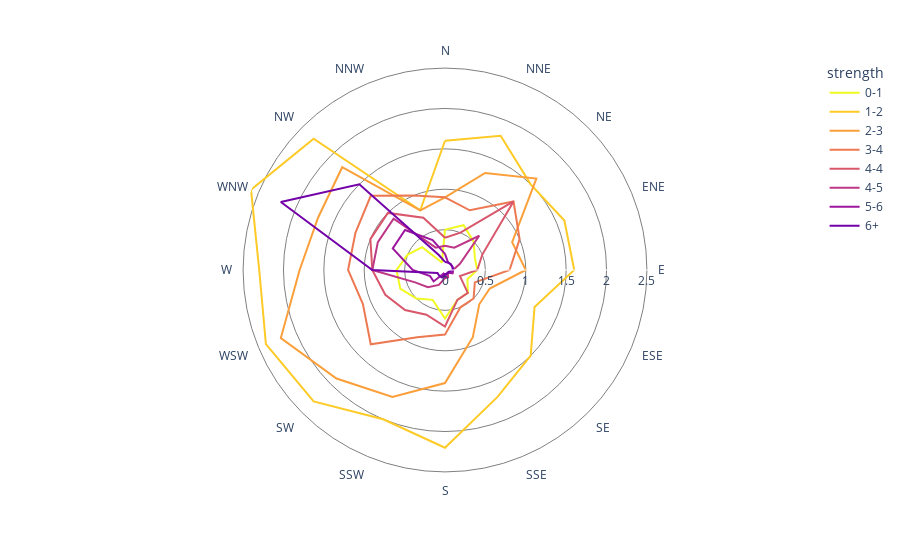

Notebook code for this chart:
### Code cell
# Plotly example:
import plotly.express as px

df = px.data.wind()
fig = px.line_polar(
    df, r="frequency", theta="direction", color="strength", line_close=True,
    color_discrete_sequence=px.colors.sequential.Plasma_r, line_shape='linear',
    template="plotly", )

fig.update_layout(
    polar=dict(
        angularaxis=dict(griddash='solid'),
        radialaxis=dict(showline=True, linewidth=1, gridcolor='gray'),
        bgcolor='white'
    )
)

fig.show()

### Figure 1 — Plotly figure (JSON) as saved in the notebook; plotly's stock layout.template omitted (floating-point values rounded to 4 significant figures)
{"data": [{"hovertemplate": "strength=0-1<br>frequency=%{r}<br>direction=%{theta}<extra></extra>", "legendgroup": "0-1", "line": {"color": "#f0f921", "dash": "solid", "shape": "linear"}, "marker": {"symbol": "circle"}, "mode": "lines", "name": "0-1", "r": [0.5, 0.6, 0.5, 0.4, 0.4, 0.3, 0.4, 0.4, 0.6, 0.4, 0.5, 0.6, 0.6, 0.5, 0.4, 0.1, 0.5], "showlegend": true, "subplot": "polar", "theta": ["N", "NNE", "NE", "ENE", "E", "ESE", "SE", "SSE", "S", "SSW", "SW", "WSW", "W", "WNW", "NW", "NNW", "N"], "type": "scatterpolar"}, {"hovertemplate": "strength=1-2<br>frequency=%{r}<br>direction=%{theta}<extra></extra>", "legendgroup": "1-2", "line": {"color": "#fdca26", "dash": "solid", "shape": "linear"}, "marker": {"symbol": "circle"}, "mode": "lines", "name": "1-2", "r": [1.6, 1.8, 1.5, 1.6, 1.6, 1.2, 1.5, 1.7, 2.2, 2.0, 2.3, 2.4, 2.3, 2.6, 2.3, 0.8, 1.6], "showlegend": true, "subplot": "polar", "theta": ["N", "NNE", "NE", "ENE", "E", "ESE", "SE", "SSE", "S", "SSW", "SW", "WSW", "W", "WNW", "NW", "NNW", "N"], "type": "scatterpolar"}, {"hovertemplate": "strength=2-3<br>frequency=%{r}<br>direction=%{theta}<extra></extra>", "legendgroup": "2-3", "line": {"color": "#fb9f3a", "dash": "solid", "shape": "linear"}, "marker": {"symbol": "circle"}, "mode": "lines", "name": "2-3", "r": [0.9, 1.3, 1.6, 0.9, 1.0, 0.6, 0.6, 0.9, 1.4, 1.7, 1.9, 2.2, 1.8, 1.7, 1.8, 0.8, 0.9], "showlegend": true, "subplot": "polar", "theta": ["N", "NNE", "NE", "ENE", "E", "ESE", "SE", "SSE", "S", "SSW", "SW", "WSW", "W", "WNW", "NW", "NNW", "N"], "type": "scatterpolar"}, {"hovertemplate": "strength=3-4<br>frequency=%{r}<br>direction=%{theta}<extra></extra>", "legendgroup": "3-4", "line": {"color": "#ed7953", "dash": "solid", "shape": "linear"}, "marker": {"symbol": "circle"}, "mode": "lines", "name": "3-4", "r": [0.9, 0.8, 1.2, 1.0, 0.8, 0.4, 0.5, 0.5, 0.8, 0.9, 1.3, 1.1, 1.2, 1.2, 1.3, 1.0, 0.9], "showlegend": true, "subplot": "polar", "theta": ["N", "NNE", "NE", "ENE", "E", "ESE", "SE", "SSE", "S", "SSW", "SW", "WSW", "W", "WNW", "NW", "NNW", "N"], "type": "scatterpolar"}, {"hovertemplate": "strength=4-4<br>frequency=%{r}<br>direction=%{theta}<extra></extra>", "legendgroup": "4-4", "line": {"color": "#d8576b", "dash": "solid", "shape": "linear"}, "marker": {"symbol": "circle"}, "mode": "lines", "name": "4-4", "r": [0.4, 0.5, 1.2, 0.5, 0.4, 0.2, 0.4, 0.4, 0.7, 0.6, 0.7, 0.8, 0.9, 1.0, 1.0, 0.7, 0.4], "showlegend": true, "subplot": "polar", "theta": ["N", "NNE", "NE", "ENE", "E", "ESE", "SE", "SSE", "S", "SSW", "SW", "WSW", "W", "WNW", "NW", "NNW", "N"], "type": "scatterpolar"}, {"hovertemplate": "strength=4-5<br>frequency=%{r}<br>direction=%{theta}<extra></extra>", "legendgroup": "4-5", "line": {"color": "#bd3786", "dash": "solid", "shape": "linear"}, "marker": {"symbol": "circle"}, "mode": "lines", "name": "4-5", "r": [0.3, 0.3, 0.6, 0.2, 0.1, 0.1, 0.05, 0.1, 0.1, 0.2, 0.3, 0.4, 0.9, 0.9, 0.9, 0.3, 0.3], "showlegend": true, "subplot": "polar", "theta": ["N", "NNE", "NE", "ENE", "E", "ESE", "SE", "SSE", "S", "SSW", "SW", "WSW", "W", "WNW", "NW", "NNW", "N"], "type": "scatterpolar"}, {"hovertemplate": "strength=5-6<br>frequency=%{r}<br>direction=%{theta}<extra></extra>", "legendgroup": "5-6", "line": {"color": "#9c179e", "dash": "solid", "shape": "linear"}, "marker": {"symbol": "circle"}, "mode": "lines", "name": "5-6", "r": [0.2, 0.1, 0.1, 0.1, 0.1, 0.1, 0.05, 0.05, 0.1, 0.05, 0.2, 0.2, 0.4, 0.7, 0.7, 0.4, 0.2], "showlegend": true, "subplot": "polar", "theta": ["N", "NNE", "NE", "ENE", "E", "ESE", "SE", "SSE", "S", "SSW", "SW", "WSW", "W", "WNW", "NW", "NNW", "N"], "type": "scatterpolar"}, {"hovertemplate": "strength=6+<br>frequency=%{r}<br>direction=%{theta}<extra></extra>", "legendgroup": "6+", "line": {"color": "#7201a8", "dash": "solid", "shape": "linear"}, "marker": {"symbol": "circle"}, "mode": "lines", "name": "6+", "r": [0.1, 0.1, 0.1, 0.1, 0.1, 0.05, 0.05, 0.05, 0.05, 0.1, 0.1, 0.1, 0.9, 2.2, 1.5, 0.2, 0.1], "showlegend": true, "subplot": "polar", "theta": ["N", "NNE", "NE", "ENE", "E", "ESE", "SE", "SSE", "S", "SSW", "SW", "WSW", "W", "WNW", "NW", "NNW", "N"], "type": "scatterpolar"}], "layout": {"polar": {"domain": {"x": [0.0, 1.0], "y": [0.0, 1.0]}, "angularaxis": {"direction": "clockwise", "rotation": 90, "griddash": "solid"}, "radialaxis": {"showline": true, "linewidth": 1, "gridcolor": "gray"}, "bgcolor": "white"}, "legend": {"title": {"text": "strength"}, "tracegroupgap": 0}, "margin": {"t": 60}}}
